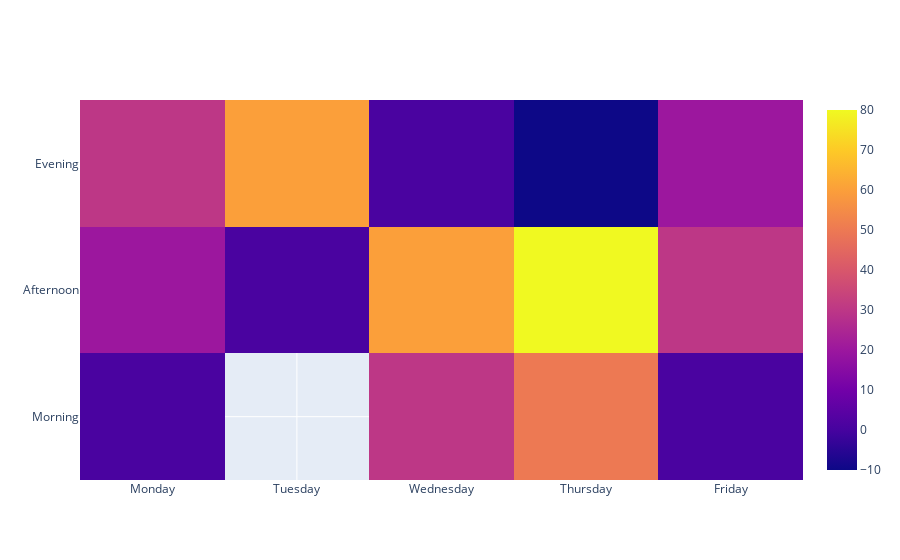

Notebook code for this chart:
### Markdown cell above
### Heatmap with Categorical Axis Labels

In this example we also show how to ignore [hovertext](https://plotly.com/python/hover-text-and-formatting/) when we have missing values in the data by setting the [hoverongaps](https://plotly.com/python/reference/heatmap/#heatmap-hoverongaps) to False.

### Code cell
import plotly.graph_objects as go

fig = go.Figure(data=go.Heatmap(
                   z=[[1, None, 30, 50, 1], [20, 1, 60, 80, 30], [30, 60, 1, -10, 20]],
                   x=['Monday', 'Tuesday', 'Wednesday', 'Thursday', 'Friday'],
                   y=['Morning', 'Afternoon', 'Evening'],
                   hoverongaps = False))
fig.show()

### Figure 1 — Plotly figure (JSON) as saved in the notebook; plotly's stock layout.template omitted (floating-point values rounded to 4 significant figures)
{"data": [{"hoverongaps": false, "type": "heatmap", "x": ["Monday", "Tuesday", "Wednesday", "Thursday", "Friday"], "y": ["Morning", "Afternoon", "Evening"], "z": [[1, null, 30, 50, 1], [20, 1, 60, 80, 30], [30, 60, 1, -10, 20]]}], "layout": {}}
